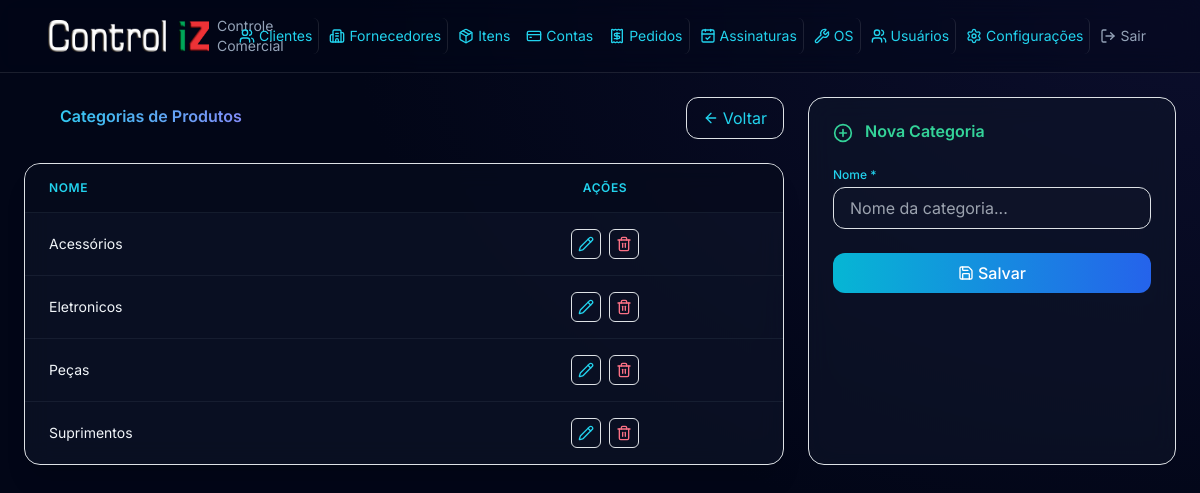
Page /produtos/categorias on the earlier database version.
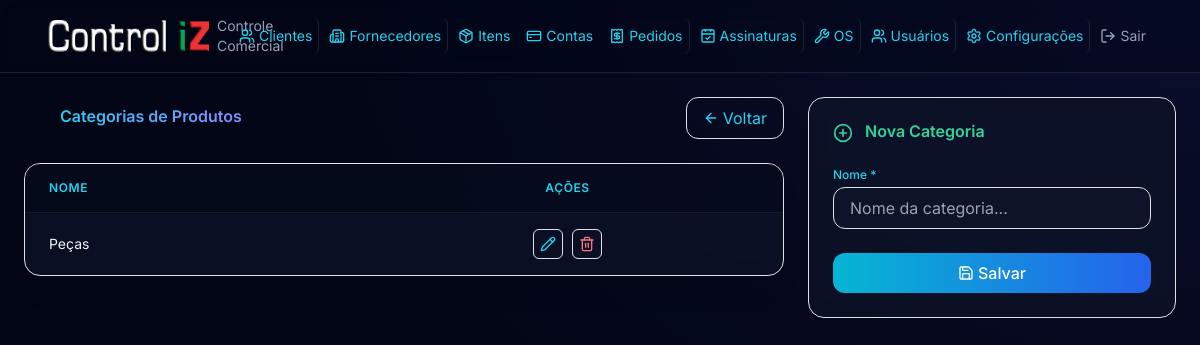
Same page on the later database version.
### models.py (models this page shows)
class CategoriaProduto(Base):
    __tablename__ = "categorias_produto"
    id = Column(Integer, primary_key=True, index=True)
    nome = Column(String(100), nullable=False)
    created_at = Column(DateTime, default=datetime.now)
    produtos = relationship("Produto", back_populates="categoria")

### routers/produtos.py (the view)
@router.get("/categorias")
def listar_categorias(request: Request, db: Session = Depends(get_db)):
    categorias = db.query(CategoriaProduto).order_by(CategoriaProduto.nome).all()
    return request.app.state.templates.TemplateResponse(
        "produtos/categorias.html",
        {"request": request, "categorias": categorias}
    )

### templates/produtos/categorias.html (shortened to what the changed rows need)
{% extends "base.html" %}
{% block content %}
<div class="grid grid-cols-1 lg:grid-cols-3 gap-4">
    <div class="lg:col-span-2">
        <div class="bg-slate-900/60 backdrop-blur-md border border-slate-800/80 rounded-2xl shadow-xl overflow-hidden">
            <table class="w-full divide-y divide-slate-800/60">
                <thead class="bg-slate-950/50">
                    <tr>
                        <th class="px-4 py-3 text-left text-xs font-semibold text-cyan-400 uppercase tracking-wider">Nome</th>
                        <th class="px-4 py-3 text-center text-xs font-semibold text-cyan-400 uppercase tracking-wider">Ações</th>
                    </tr>
                </thead>
                <tbody class="divide-y divide-slate-800/60">
                    {% for c in categorias %}
                    <tr class="hover:bg-slate-800/40 transition">
                        <td class="px-4 py-3 text-sm text-slate-100">{{ c.nome }}</td>
                        <td class="px-4 py-3 text-center">
                            <a href="/produtos/categorias/editar/{{ c.id }}" class="inline-flex p-1.5 text-cyan-400 border border-slate-700 rounded hover:bg-cyan-950/30 transition me-1 align-middle" title="Editar"><i data-lucide="pencil" class="w-4 h-4"></i></a>
                            <button type="button" class="inline-flex p-1.5 text-rose-400 border border-slate-700 rounded hover:bg-rose-950/30 transition align-middle" onclick="excluirDireto('/produtos/categorias/excluir/{{ c.id }}')" title="Excluir"><i data-lucide="trash-2" class="w-4 h-4"></i></button>
                        </td>
                    </tr>
                    {% else %}
                    <tr><td colspan="2" class="px-4 py-12 text-center text-slate-500">Nenhuma categoria</td></tr>
                    {% endfor %}
                </tbody>
            </table>
        </div>
    </div>
</div>
{% endblock %}

Differences in the rows shown:
removed CategoriaProduto: nome "Acessórios"
removed CategoriaProduto: nome "Eletronicos"
removed CategoriaProduto: nome "Suprimentos"
